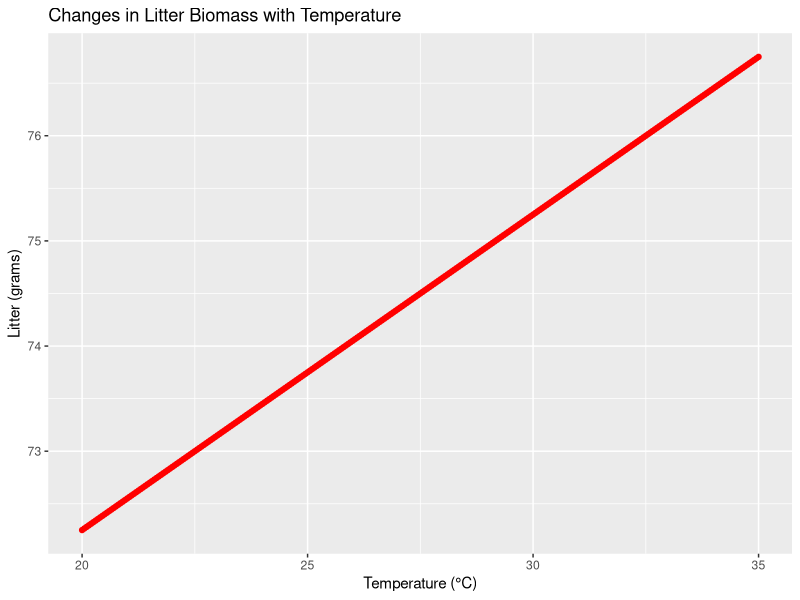
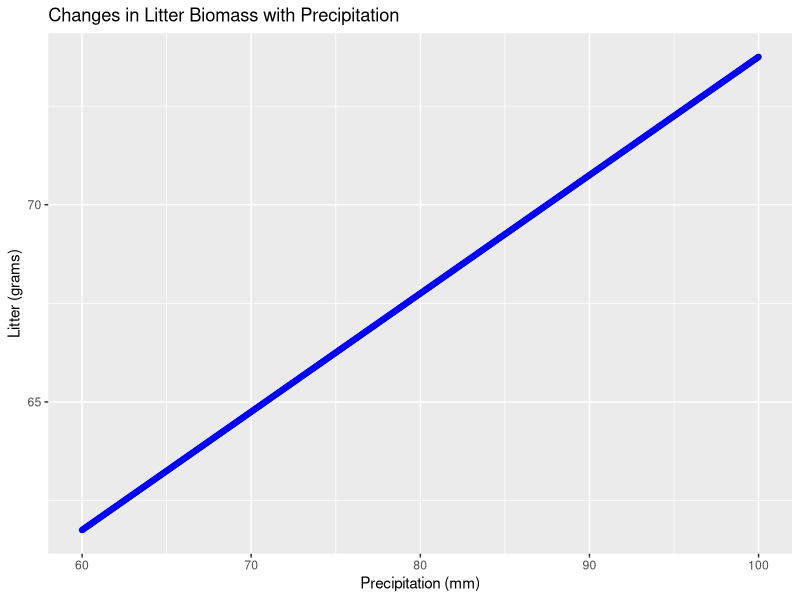

Generate these figures, in order, with R:
###################
#Changes in litter pool after drought
#Author: Puja Roy
###################

# I want to look at how the litter pool changes after drought in a particular
# terrestrial ecosystem
# Here, 
# L= Litterfall biomass (g/m²)
# Tmax = Maximum temperature (°C)
# P = Precipitation (mm)
# Vforest = Forest type factor 
# Tavg = average temperature (°C)
# a, b, c, and d are empirically derived constants and their units are g/m²/°C,
# g/m²/mm, g/m²/°C, g/m² respectively 
# a = adjustment for maximum temperature, refers to how much litter biomass  
# changes for every degree changes in maximum temperature
# b = adjustment for precipitation, means how much  litter biomass changes 
# for every unit changes in precipitation
# c = adjustment for average temperature, refers to the changes in litter biomass  
# for every degree changes in average temperature
# d is the baseline constant which represents the amount of leaf litter biomass 
# expected even if temperature and precipitation were zero

## sensitivity analysis by changing the temperature 

litterbio <- function(Tmax = 35, 
                      Tavg = seq(20, 35, 0.05),
                      P = 100,
                      Vforest = 1.5, 
                      a = 0.5, 
                      b = 0.2, 
                      c = 0.3, 
                      d = 10){ 
  L <- ((a*Tmax+b*P)*Vforest+(c*Tavg)+d) #put the constant value of d
  return(L) 
}

litterbio()
litter_data1 <- data.frame(Temperature = seq(20, 35, 0.05), 
                          Litter = litterbio())
litter_data1
library(ggplot2)
p <- aes(x = Temperature, y = Litter)
ggplot(litter_data1, p)+geom_point(color = "red")+ 
  xlab("Temperature (°C)") + 
  ylab("Litter (grams)") +
  ggtitle("Changes in Litter Biomass with Temperature")

## sensitivity analysis by changing the precipitation 

litterbio <- function(Tmax = 35, 
                      Tavg = 25, 
                      P = seq(60, 100, 0.05),
                      Vforest = 1.5, 
                      a = 0.5, 
                      b = 0.2, 
                      c = 0.3, 
                      d = 10){ 
  L <- ((a*Tmax+b*P)*Vforest+(c*Tavg)+d) #put the constant value of d
  return(L) 
}

litterbio()
litter_data2 <- data.frame(Precipitation = seq(60, 100, 0.05), 
                           Litter = litterbio())
litter_data2
library(ggplot2)
p <- aes(x = Precipitation, y = Litter)
ggplot(litter_data2, p)+geom_point(color = "blue")+ 
  xlab("Precipitation (mm)") + 
  ylab("Litter (grams)") +
  ggtitle("Changes in Litter Biomass with Precipitation")
